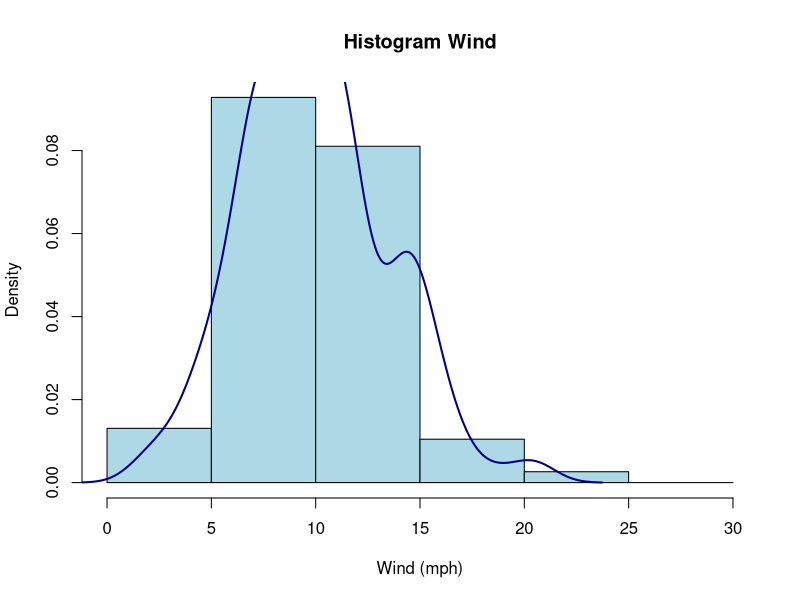
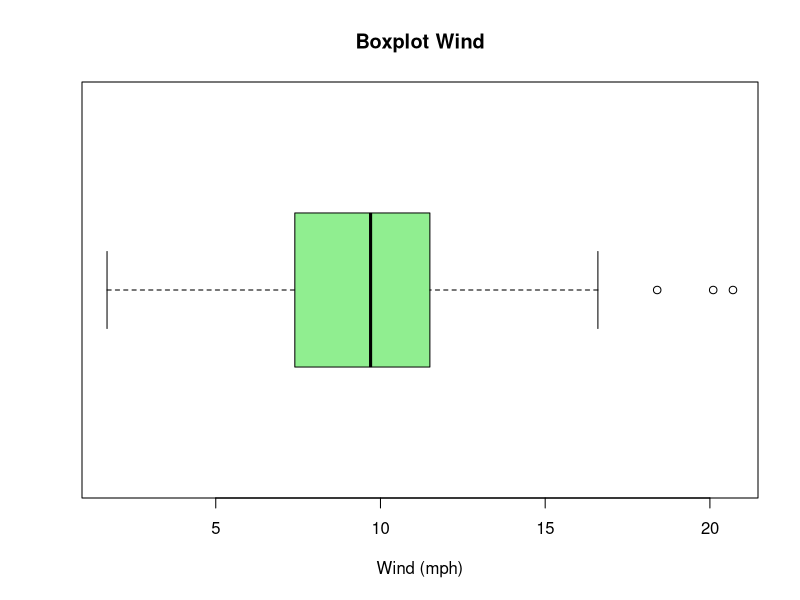
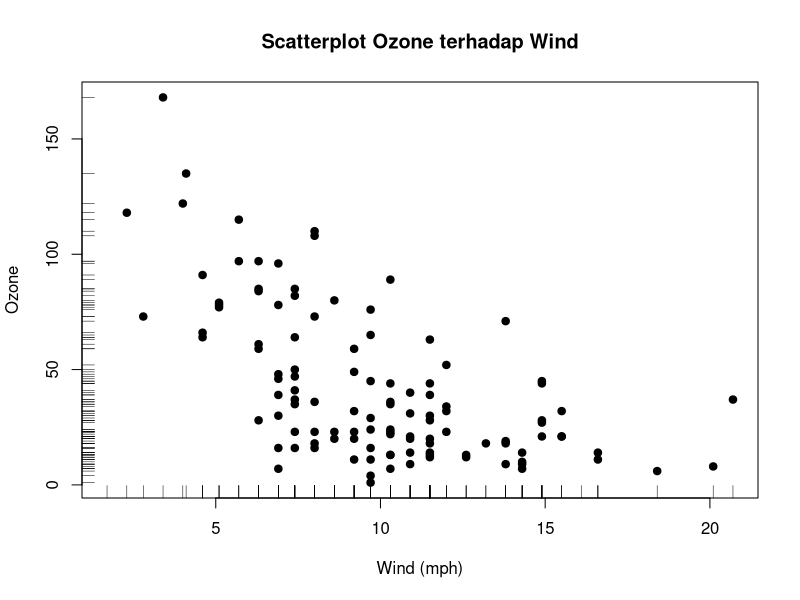

Generate these figures, in order, with R:
## Nama: Wanita Cahya Kasih
## NIM: 3338250010
## Komputasi Statistika


data(airquality)
str(airquality)

# Histogram variabel Wind
hist(airquality$Wind,
     breaks = (0:6) * 5,
     probability = TRUE,
     xlab = "Wind (mph)",
     main = "Histogram Wind",
     col = "lightblue")

dens <- density(airquality$Wind)
lines(dens, col = "darkblue", lwd = 2)


# Boxplot & Stem and Leaf Wind
boxplot(airquality$Wind,
        horizontal = TRUE,
        main = "Boxplot Wind",
        xlab = "Wind (mph)",
        col = "lightgreen")

stem(airquality$Wind)

# Scatterplot 
plot(Ozone ~ Wind,
     data = airquality,
     pch = 19,
     main = "Scatterplot Ozone terhadap Wind",
     xlab = "Wind (mph)",
     ylab = "Ozone")

rug(airquality$Wind)
rug(airquality$Ozone, side = 2)
